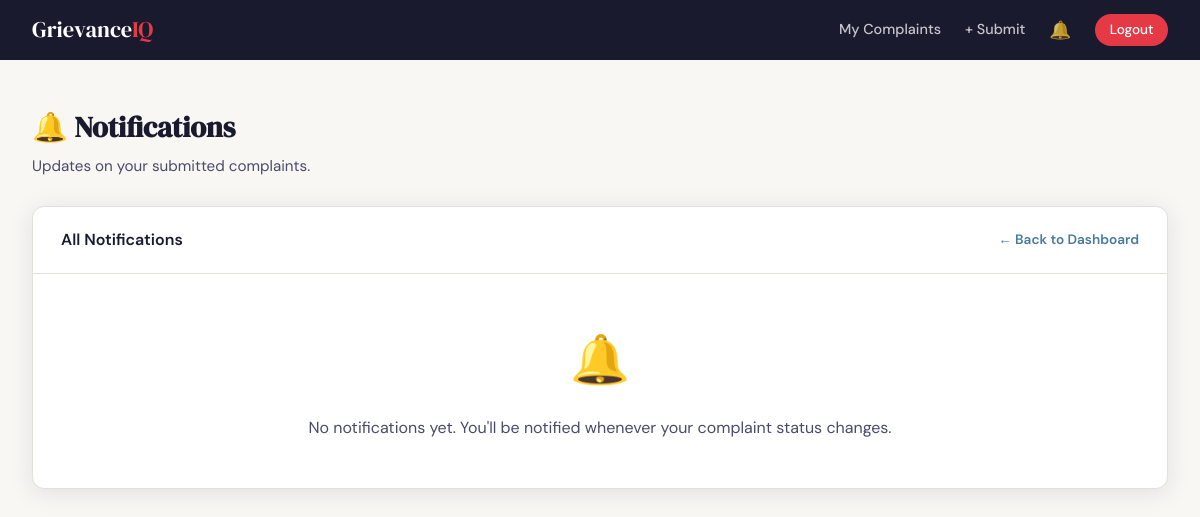
The page /notifications (signed in) on the database as committed earlier.
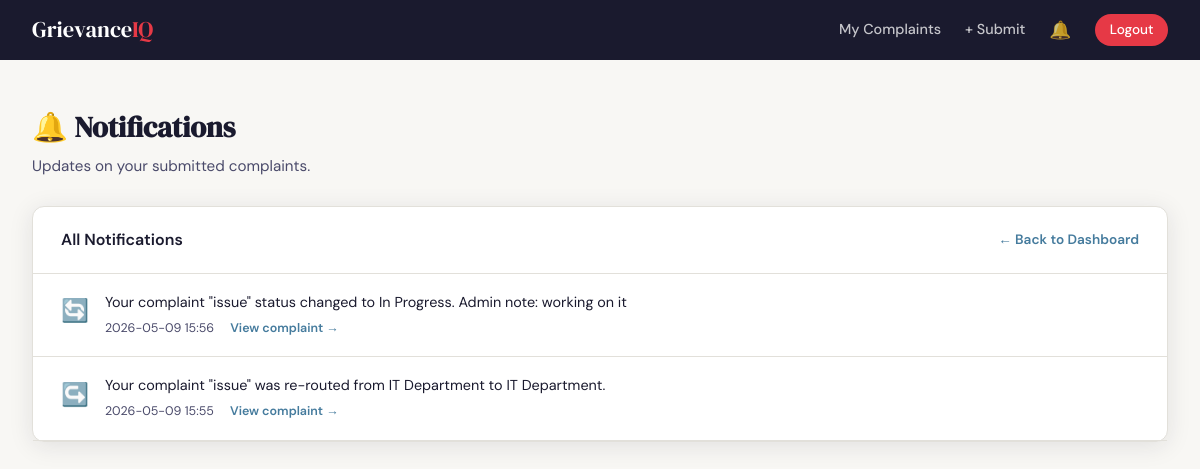
The same page on the database as committed later.
### tables this page shows
CREATE TABLE notifications (
        id           INTEGER PRIMARY KEY AUTOINCREMENT,
        user_id      INTEGER NOT NULL,
        complaint_id INTEGER NOT NULL,
        message      TEXT    NOT NULL,
        is_read      INTEGER DEFAULT 0,
        created_at   TEXT    NOT NULL,
        FOREIGN KEY(user_id)      REFERENCES users(id),
        FOREIGN KEY(complaint_id) REFERENCES complaints(id)
    );

### app.py (the view)
@app.route('/notifications')
def notifications():
    if 'user_id' not in session or session['user_role'] != 'student':
        return redirect(url_for('login'))
    conn = get_db()
    notifs = conn.execute(
        '''SELECT n.*, c.title as complaint_title
           FROM notifications n
           JOIN complaints c ON n.complaint_id=c.id
           WHERE n.user_id=? ORDER BY n.created_at DESC''',
        (session['user_id'],)
    ).fetchall()
    conn.execute('UPDATE notifications SET is_read=1 WHERE user_id=?', (session['user_id'],))
    conn.commit()
    conn.close()
    return render_template('notifications.html', notifs=notifs, departments=DEPARTMENTS)

### app.py (called while the page is built)
def get_db():
    conn = sqlite3.connect('grievance.db')
    conn.row_factory = sqlite3.Row
    return conn

def get_unread_count(user_id):
    conn = get_db()
    row  = conn.execute(
        'SELECT COUNT(*) as cnt FROM notifications WHERE user_id=? AND is_read=0', (user_id,)
    ).fetchone()
    conn.close()
    return row['cnt'] if row else 0

@app.context_processor
def inject_globals():
    count = 0
    if session.get('user_id') and session.get('user_role') == 'student':
        count = get_unread_count(session['user_id'])
    return dict(unread_count=count, departments=DEPARTMENTS)

### templates/notifications.html (shortened to what this page needs)
{% extends "base.html" %}
{% block content %}
<div class="page">
    <div style="margin-bottom:1.5rem;">
        <h1 class="page-title">🔔 Notifications</h1>
        <p class="page-subtitle">Updates on your submitted complaints.</p>
    </div>
    <div class="card">
        <div class="card-header">
            <span style="font-weight:600;">All Notifications</span>
            <a href="{{ url_for('student_dashboard') }}"
               style="font-size:.85rem;color:var(--accent2);text-decoration:none;font-weight:600;">← Back to Dashboard</a>
        </div>
        {% if notifs %}
        <div>
            {% for n in notifs %}
            <div style="padding:1.1rem 1.75rem; border-bottom:1px solid var(--border);
                        display:flex; gap:1rem; align-items:flex-start;">
                <div style="font-size:1.4rem;flex-shrink:0;margin-top:.1rem;">
                    {% if 'Resolved' in n.message %}✅
                    {% elif 'In Progress' in n.message %}🔄
                    {% elif 're-routed' in n.message %}↪️
                    {% else %}🔔{% endif %}
                </div>
                <div style="flex:1;">
                    <div style="font-size:.9rem;color:var(--ink);line-height:1.5;">{{ n.message }}</div>
                    <div style="display:flex;gap:1rem;align-items:center;margin-top:.35rem;flex-wrap:wrap;">
                        <span style="font-size:.78rem;color:var(--ink-soft);">{{ n.created_at }}</span>
                        <a href="{{ url_for('complaint_detail', cid=n.complaint_id) }}"
                           style="font-size:.78rem;color:var(--accent2);font-weight:600;text-decoration:none;">
                            View complaint →
                        </a>
                    </div>
                </div>
            </div>
            {% endfor %}
        </div>
        {% else %}
        <div class="empty-state">
            <div class="icon">🔔</div>
            <p>No notifications yet. You'll be notified whenever your complaint status changes.</p>
        </div>
        {% endif %}
    </div>
</div>
{% endblock %}

Rows that differ between the two databases and show on the page:
added notifications: message "Your complaint \"issue\" status changed to In Progress. Admin note: working on it", created_at "2026-05-09 15:56"
added notifications: message "Your complaint \"issue\" was re-routed from IT Department to IT Department.", created_at "2026-05-09 15:55"
Other text that changed with them:
text no longer shown: "🔔 No notifications yet. You'll be notified whenever your complaint status changes."
